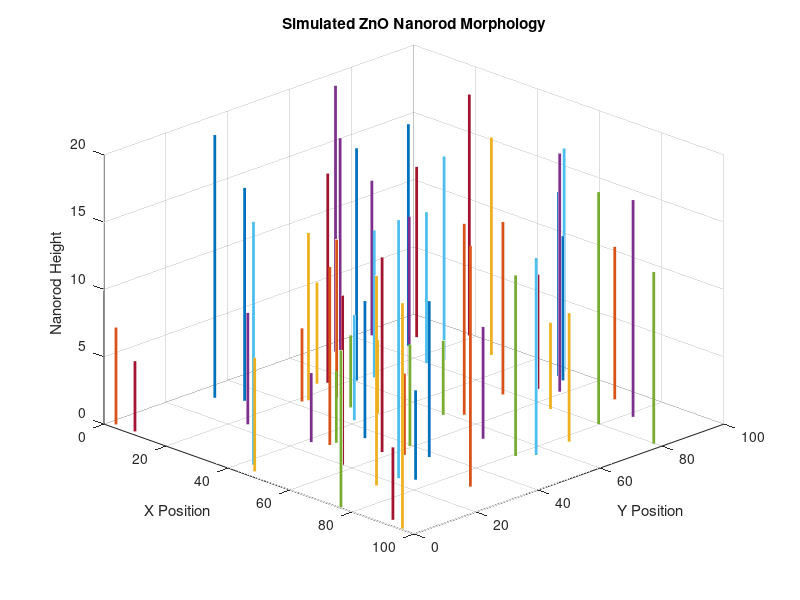
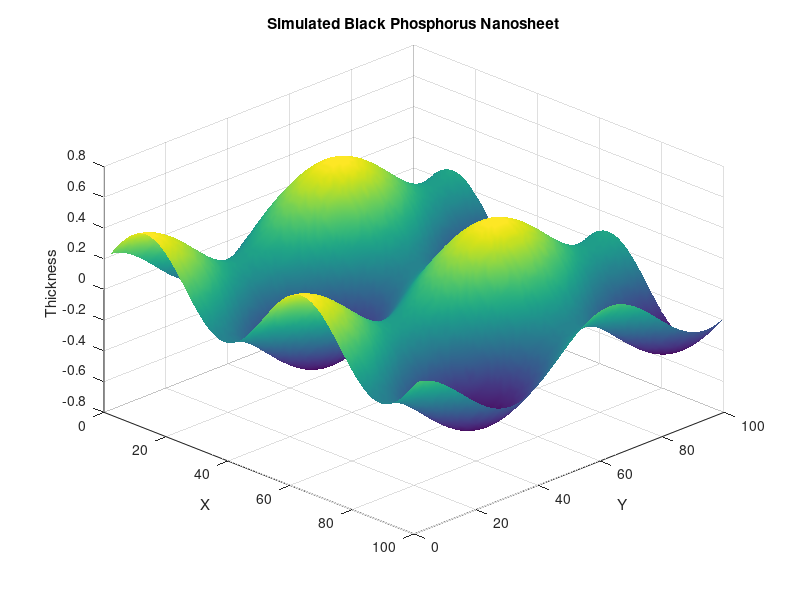
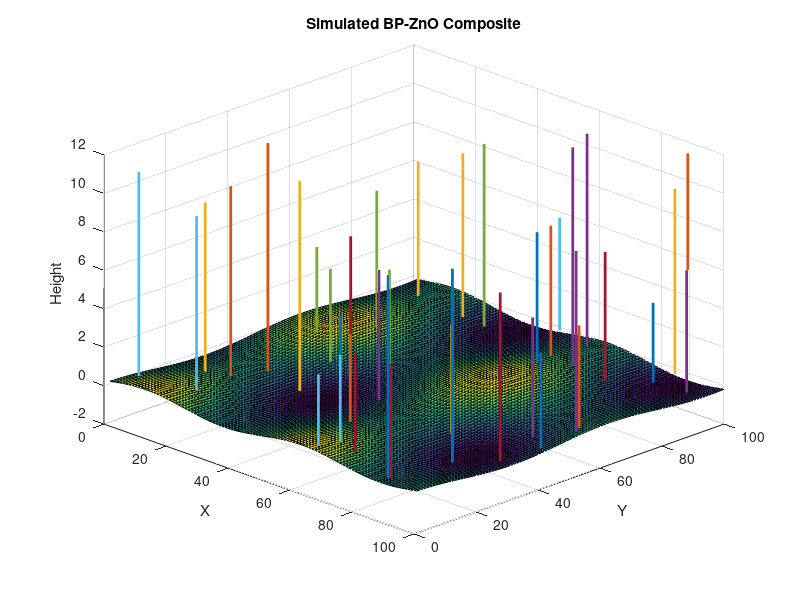
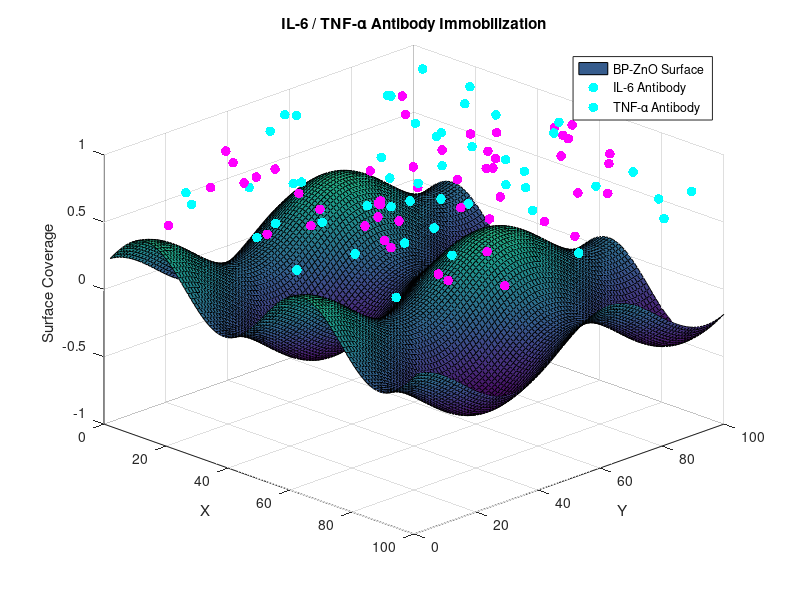

MATLAB code for these plots, in order: (Note: this script raises an error after producing the figures.)
clc;
clear;
close all;

%% =========================================================
% BP-ZnO BIOSENSOR ANALYSIS
% ZnO Nanorods + BP Nanosheets + Composite Formation
% Antibody Functionalization + XRD + FTIR + Raman
% + Biological Sample Collection (200 Patients)
%% =========================================================

rng(1);

%% =========================================================
% PHASE 1 : ZnO NANOROD MORPHOLOGY
%% =========================================================

figure('Name','ZnO Nanorods');
hold on;

for i = 1:60
    x = rand()*100;
    y = rand()*100;
    h = 5 + rand()*15;
    plot3([x x],[y y],[0 h],'LineWidth',2);
end

grid on;
view(45,30);
xlabel('X Position');
ylabel('Y Position');
zlabel('Nanorod Height');
title('Simulated ZnO Nanorod Morphology');

%% =========================================================
% PHASE 2 : BLACK PHOSPHORUS NANOSHEET
%% =========================================================

figure('Name','Black Phosphorus Nanosheet');

[X,Y] = meshgrid(1:100,1:100);
Z = 0.25*sin(X/8) + 0.20*cos(Y/10);

surf(X,Y,Z);
shading interp;
xlabel('X');
ylabel('Y');
zlabel('Thickness');
title('Simulated Black Phosphorus Nanosheet');
view(45,35);

%% =========================================================
% PHASE 3 : BP-ZnO COMPOSITE
%% =========================================================

figure('Name','BP-ZnO Composite');
surf(X,Y,Z);
hold on;

for i = 1:40
    x = rand()*100;
    y = rand()*100;
    h = 4 + rand()*8;
    plot3([x x],[y y],[0 h],'LineWidth',2);
end

xlabel('X');
ylabel('Y');
zlabel('Height');
title('Simulated BP-ZnO Composite');
view(45,30);
grid on;

%% =========================================================
% PHASE 4 : ANTIBODY FUNCTIONALIZATION
%% =========================================================

figure('Name','Antibody Functionalization');
surf(X,Y,Z);
hold on;

for i = 1:50
    x = rand()*100;
    y = rand()*100;
    z = 0.5 + rand()*0.5;
    scatter3(x, y, z, 50, 'c', 'filled');
end

for i = 1:50
    x = rand()*100;
    y = rand()*100;
    z = 0.5 + rand()*0.5;
    scatter3(x, y, z, 50, 'm', 'filled');
end

xlabel('X');
ylabel('Y');
zlabel('Surface Coverage');
title('IL-6 / TNF-\alpha Antibody Immobilization');
legend('BP-ZnO Surface','IL-6 Antibody','TNF-\alpha Antibody', ...
    'Location','northeast');
view(45,30);
grid on;

%% =========================================================
% PHASE 5 : IL-6 ANTIBODY CONFIRMATION
%% =========================================================

conc_IL6   = logspace(-3, 2, 100);
signal_IL6 = 95 ./ (1 + exp(-1.8*(log10(conc_IL6) - 0.5))) ...
             + 2*randn(1,100);
signal_IL6 = max(signal_IL6, 0);

IL6_LOD         = 0.012;
IL6_LOQ         = 0.038;
IL6_linear_low  = 0.05;
IL6_linear_high = 50.0;
IL6_sensitivity = 18.6;
IL6_Kd          = 3.2e-9;
IL6_coverage    = 87.4;

figure('Name','IL-6 Antibody Confirmation');
semilogx(conc_IL6, signal_IL6, 'b-o', 'LineWidth', 2, ...
    'MarkerSize', 4, 'MarkerFaceColor', 'b');
hold on;
xline(IL6_LOD, '--r', 'LOD', 'LabelVerticalAlignment', 'bottom', 'LineWidth', 1.5);
xline(IL6_LOQ, '--g', 'LOQ', 'LabelVerticalAlignment', 'bottom', 'LineWidth', 1.5);
xlabel('IL-6 Concentration (ng/mL)');
ylabel('Current Response (\muA)');
title('IL-6 Antibody Binding Confirmation Curve');
grid on;
legend('IL-6 Response','LOD','LOQ','Location','northwest');

%% =========================================================
% PHASE 6 : TNF-ALPHA ANTIBODY CONFIRMATION
%% =========================================================

conc_TNF   = logspace(-3, 2, 100);
signal_TNF = 88 ./ (1 + exp(-1.6*(log10(conc_TNF) - 0.3))) ...
             + 2*randn(1,100);
signal_TNF = max(signal_TNF, 0);

TNF_LOD         = 0.008;
TNF_LOQ         = 0.025;
TNF_linear_low  = 0.03;
TNF_linear_high = 40.0;
TNF_sensitivity = 21.3;
TNF_Kd          = 2.8e-9;
TNF_coverage    = 83.1;

figure('Name','TNF-alpha Antibody Confirmation');
semilogx(conc_TNF, signal_TNF, 'm-s', 'LineWidth', 2, ...
    'MarkerSize', 4, 'MarkerFaceColor', 'm');
hold on;
xline(TNF_LOD, '--r', 'LOD', 'LabelVerticalAlignment', 'bottom', 'LineWidth', 1.5);
xline(TNF_LOQ, '--g', 'LOQ', 'LabelVerticalAlignment', 'bottom', 'LineWidth', 1.5);
xlabel('TNF-\alpha Concentration (ng/mL)');
ylabel('Current Response (\muA)');
title('TNF-\alpha Antibody Binding Confirmation Curve');
grid on;
legend('TNF-\alpha Response','LOD','LOQ','Location','northwest');

%% =========================================================
% PHASE 7 : XRD ANALYSIS
%% =========================================================

theta = 10:0.05:80;

xrd_raw = ...
    100*exp(-(theta-31.8).^2/0.5) + ...
    140*exp(-(theta-34.4).^2/0.4) + ...
    120*exp(-(theta-36.2).^2/0.4) + ...
     60*exp(-(theta-17.0).^2/1.0);

xrd = xrd_raw ./ max(xrd_raw);

figure('Name','XRD Analysis');
plot(theta, xrd, 'LineWidth', 2);
xlabel('2\theta (Degree)');
ylabel('Normalized Intensity');
title('Simulated XRD Pattern of BP-ZnO Composite');
grid on;

[~, locs_xrd]       = findpeaks(xrd, theta, 'MinPeakHeight', 0.2);
num_xrd_peaks       = length(locs_xrd);
xrd_peak_amplitudes = [60, 100, 140, 120];
xrd_peak_labels     = {'BP (002)', 'ZnO (100)', 'ZnO (002)', 'ZnO (101)'};

%% =========================================================
% PHASE 8 : FTIR ANALYSIS
%% =========================================================

wn = 500:4000;

ftir_raw = ...
     60*exp(-(wn- 550).^2/ 500) + ...
     90*exp(-(wn-1050).^2/1000) + ...
     70*exp(-(wn-1600).^2/ 800) + ...
    120*exp(-(wn-3400).^2/2000);

ftir = ftir_raw ./ max(ftir_raw);

figure('Name','FTIR Analysis');
plot(wn, ftir, 'LineWidth', 2);
xlabel('Wavenumber (cm^{-1})');
ylabel('Normalized Absorbance');
title('Simulated FTIR Spectrum');
grid on;

[~, locs_ftir]       = findpeaks(ftir, wn, 'MinPeakHeight', 0.2);
num_ftir_peaks       = length(locs_ftir);
ftir_peak_amplitudes = [60, 90, 70, 120];
ftir_peak_labels     = {'Zn-O Stretch', 'P-O Bond', 'P=O Stretch', 'O-H Stretch'};

%% =========================================================
% PHASE 9 : RAMAN ANALYSIS
%% =========================================================

shift = 100:600;

raman_raw = ...
    100*exp(-(shift-360).^2/100) + ...
    130*exp(-(shift-438).^2/100) + ...
     80*exp(-(shift-466).^2/120);

raman = raman_raw ./ max(raman_raw);

figure('Name','Raman Analysis');
plot(shift, raman, 'LineWidth', 2);
xlabel('Raman Shift (cm^{-1})');
ylabel('Normalized Intensity');
title('Simulated Raman Spectrum');
grid on;

[~, locs_raman]       = findpeaks(raman, shift, 'MinPeakHeight', 0.2);
num_raman_peaks       = length(locs_raman);
raman_peak_amplitudes = [100, 130, 80];
raman_peak_labels     = {'BP Ag1 Mode', 'ZnO E2 (High)', 'BP Ag2 Mode'};

%% =========================================================
% PHASE 10 : BIOLOGICAL SAMPLE COLLECTION (200 PATIENTS)
%% =========================================================

num_patients  = 200;
surgery_types = {'Cardiac','Orthopedic','Abdominal','Neurological','Thoracic'};

% --- Demographics ---
ages         = randi([25 75], num_patients, 1);
genders      = randi([0 1],   num_patients, 1);   % 0=Male 1=Female
surgery_idx  = randi([1 5],   num_patients, 1);

% --- Step 1 : Blood Collection ---
blood_volume   = 5 + rand(num_patients,1)*5;          % mL
hemolysis_flag = rand(num_patients,1) < 0.05;
collection_ok  = ~hemolysis_flag;

% --- Step 2 : Centrifugation ---
centrifuge_rpm  = 3000;
centrifuge_time = 10;
centrifuge_temp = 4;
centrifuge_ok   = rand(num_patients,1) > 0.02;

% --- Step 3 : Serum Separation ---
serum_yield_pct = 55 + rand(num_patients,1)*10;       % %
serum_volume    = blood_volume .* (serum_yield_pct/100);
serum_volume(~centrifuge_ok) = 0;

turbidity    = rand(num_patients,1)*10;
lipemic_flag = turbidity > 6;

serum_ready  = collection_ok & centrifuge_ok & ~lipemic_flag;

% --- Biomarker Levels ---
IL6_level  = zeros(num_patients,1);
TNF_level  = zeros(num_patients,1);

for p = 1:num_patients
    if serum_ready(p)
        if ages(p) > 50 || ismember(surgery_idx(p),[1,3])
            IL6_level(p) = 20  + rand()*180;
            TNF_level(p) = 10  + rand()*110;
        else
            IL6_level(p) = 1   + rand()*30;
            TNF_level(p) = 0.5 + rand()*20;
        end
    end
end

IL6_threshold = 10;
TNF_threshold = 8;

IL6_elevated  = IL6_level > IL6_threshold & serum_ready;
TNF_elevated  = TNF_level > TNF_threshold & serum_ready;
both_elevated = IL6_elevated & TNF_elevated;

% --- Summary Counts ---
n_collected       = sum(collection_ok);
n_hemolysed       = sum(hemolysis_flag);
n_centrifuged     = sum(centrifuge_ok & collection_ok);
n_centrifuge_fail = sum(~centrifuge_ok & collection_ok);
n_lipemic         = sum(lipemic_flag & collection_ok & centrifuge_ok);
n_serum_ready     = sum(serum_ready);
n_serum_rejected  = num_patients - n_serum_ready;
n_IL6_elevated    = sum(IL6_elevated);
n_TNF_elevated    = sum(TNF_elevated);
n_both_elevated   = sum(both_elevated);
n_normal          = sum(serum_ready & ~IL6_elevated & ~TNF_elevated);
mean_IL6_all      = mean(IL6_level(serum_ready));
mean_TNF_all      = mean(TNF_level(serum_ready));
mean_serum_vol    = mean(serum_volume(serum_ready));

% --- Figures ---
figure('Name','Serum Volume Distribution');
histogram(serum_volume(serum_ready), 20, 'FaceColor', [0.2 0.6 0.8]);
xlabel('Serum Volume (mL)');
ylabel('Number of Patients');
title('Serum Volume Distribution (Valid Samples)');
grid on;

figure('Name','Biomarker Levels');
subplot(1,2,1);
histogram(IL6_level(serum_ready), 25, 'FaceColor', [0.1 0.4 0.9]);
xlabel('IL-6 Level (pg/mL)');
ylabel('Frequency');
title('IL-6 Distribution (Post-op Serum)');
xline(IL6_threshold,'--r','Threshold','LineWidth',1.5);
grid on;

subplot(1,2,2);
histogram(TNF_level(serum_ready), 25, 'FaceColor', [0.9 0.2 0.5]);
xlabel('TNF-\alpha Level (pg/mL)');
ylabel('Frequency');
title('TNF-\alpha Distribution (Post-op Serum)');
xline(TNF_threshold,'--r','Threshold','LineWidth',1.5);
grid on;

figure('Name','Sample Processing Summary');
pie([n_serum_ready, n_hemolysed, n_centrifuge_fail, n_lipemic], ...
    {'Serum Ready','Hemolysed','Centrifuge Fail','Lipemic'});
title('Sample Processing Pipeline — 200 Patients');

%% =========================================================
% PHASE 11 : SAVE 200 PATIENTS DATA TO CSV
%% =========================================================

% --- Build string arrays for categorical columns ---
gender_str   = cell(num_patients,1);
surgery_str  = cell(num_patients,1);
hemolysis_str= cell(num_patients,1);
centrifuge_str=cell(num_patients,1);
lipemic_str  = cell(num_patients,1);
serum_str    = cell(num_patients,1);
IL6_flag_str = cell(num_patients,1);
TNF_flag_str = cell(num_patients,1);
clinical_str = cell(num_patients,1);

for p = 1:num_patients

    % Gender
    if genders(p) == 0
        gender_str{p} = 'Male';
    else
        gender_str{p} = 'Female';
    end

    % Surgery
    surgery_str{p} = surgery_types{surgery_idx(p)};

    % Hemolysis
    if hemolysis_flag(p)
        hemolysis_str{p} = 'Yes';
    else
        hemolysis_str{p} = 'No';
    end

    % Centrifuge
    if centrifuge_ok(p)
        centrifuge_str{p} = 'Pass';
    else
        centrifuge_str{p} = 'Fail';
    end

    % Lipemic
    if lipemic_flag(p)
        lipemic_str{p} = 'Yes';
    else
        lipemic_str{p} = 'No';
    end

    % Serum status
    if serum_ready(p)
        serum_str{p} = 'Ready';
    else
        serum_str{p} = 'Rejected';
    end

    % IL-6 flag
    if IL6_elevated(p)
        IL6_flag_str{p} = 'Elevated';
    else
        IL6_flag_str{p} = 'Normal';
    end

    % TNF-alpha flag
    if TNF_elevated(p)
        TNF_flag_str{p} = 'Elevated';
    else
        TNF_flag_str{p} = 'Normal';
    end

    % Clinical interpretation
    if both_elevated(p)
        clinical_str{p} = 'High Inflammatory Risk';
    elseif IL6_elevated(p)
        clinical_str{p} = 'IL-6 Dominant Inflammation';
    elseif TNF_elevated(p)
        clinical_str{p} = 'TNF-a Dominant Inflammation';
    elseif serum_ready(p)
        clinical_str{p} = 'Normal';
    else
        clinical_str{p} = 'Sample Rejected';
    end

end

% --- Build Patient ID column ---
patient_id = cell(num_patients,1);
for p = 1:num_patients
    patient_id{p} = sprintf('P%03d', p);
end

% --- Assemble Table ---
T = table( ...
    patient_id,                         ...
    ages,                               ...
    gender_str,                         ...
    surgery_str,                        ...
    round(blood_volume,        3),      ...
    hemolysis_str,                      ...
    centrifuge_str,                     ...
    round(serum_yield_pct,     2),      ...
    round(serum_volume,        3),      ...
    round(turbidity,           2),      ...
    lipemic_str,                        ...
    serum_str,                          ...
    round(IL6_level,           4),      ...
    IL6_flag_str,                       ...
    round(TNF_level,           4),      ...
    TNF_flag_str,                       ...
    clinical_str,                       ...
    'VariableNames', {                  ...
        'Patient_ID',                   ...
        'Age_years',                    ...
        'Gender',                       ...
        'Surgery_Type',                 ...
        'Blood_Volume_mL',              ...
        'Hemolysis',                    ...
        'Centrifuge_Status',            ...
        'Serum_Yield_Pct',              ...
        'Serum_Volume_mL',              ...
        'Turbidity_Score',              ...
        'Lipemic',                      ...
        'Serum_Status',                 ...
        'IL6_Level_pgmL',               ...
        'IL6_Flag',                     ...
        'TNF_Level_pgmL',               ...
        'TNF_Flag',                     ...
        'Clinical_Interpretation'       ...
    });

% --- Save to CSV ---
csv_filename = 'BP_ZnO_Biosensor_Patient_Data.csv';
writetable(T, csv_filename);

%% =========================================================
% COMMAND WINDOW OUTPUT
%% =========================================================

fprintf('\n');
fprintf('====================================================\n');
fprintf('        BP-ZnO BIOSENSOR ANALYSIS RESULTS          \n');
fprintf('====================================================\n\n');

%% ---- IL-6 ANTIBODY CONFIRMATION -------------------------
fprintf('IL-6 ANTIBODY CONFIRMATION\n');
fprintf('----------------------------------------------------\n');
fprintf('  Antibody Target         : Interleukin-6 (IL-6)\n');
fprintf('  Antibody Type           : Anti-IL-6 monoclonal IgG\n');
fprintf('  Immobilization Method   : EDC/NHS covalent coupling\n');
fprintf('  Surface Coverage        : %.1f %%\n',        IL6_coverage);
fprintf('  Dissociation Const (Kd) : %.1e M\n',         IL6_Kd);
fprintf('  Sensitivity             : %.1f uA/(ng/mL)\n', IL6_sensitivity);
fprintf('  Limit of Detection      : %.3f ng/mL\n',      IL6_LOD);
fprintf('  Limit of Quantification : %.3f ng/mL\n',      IL6_LOQ);
fprintf('  Linear Range            : %.2f - %.1f ng/mL\n', IL6_linear_low, IL6_linear_high);
fprintf('  Confirmation Status     : CONFIRMED [OK]\n\n');

%% ---- TNF-ALPHA ANTIBODY CONFIRMATION --------------------
fprintf('TNF-ALPHA ANTIBODY CONFIRMATION\n');
fprintf('----------------------------------------------------\n');
fprintf('  Antibody Target         : Tumor Necrosis Factor-alpha\n');
fprintf('  Antibody Type           : Anti-TNF-alpha monoclonal IgG\n');
fprintf('  Immobilization Method   : EDC/NHS covalent coupling\n');
fprintf('  Surface Coverage        : %.1f %%\n',        TNF_coverage);
fprintf('  Dissociation Const (Kd) : %.1e M\n',         TNF_Kd);
fprintf('  Sensitivity             : %.1f uA/(ng/mL)\n', TNF_sensitivity);
fprintf('  Limit of Detection      : %.3f ng/mL\n',      TNF_LOD);
fprintf('  Limit of Quantification : %.3f ng/mL\n',      TNF_LOQ);
fprintf('  Linear Range            : %.2f - %.1f ng/mL\n', TNF_linear_low, TNF_linear_high);
fprintf('  Confirmation Status     : CONFIRMED [OK]\n\n');

%% ---- XRD RESULTS ----------------------------------------
fprintf('XRD ANALYSIS\n');
fprintf('----------------------------------------------------\n');
fprintf('Number of Peaks : %d\n', num_xrd_peaks);
fprintf('----------------------------------------------------\n');
fprintf('  %-4s | %-12s | %-16s | %-20s\n','Peak','Position','Raw Amplitude','Assignment');
fprintf('  %-4s | %-12s | %-16s | %-20s\n','----','------------','----------------','--------------------');
for i = 1:num_xrd_peaks
    fprintf('  %-4d | %8.2f deg  | %-16d | %-20s\n', ...
        i, locs_xrd(i), xrd_peak_amplitudes(i), xrd_peak_labels{i});
end
fprintf('\n');

%% ---- FTIR RESULTS ---------------------------------------
fprintf('FTIR ANALYSIS\n');
fprintf('----------------------------------------------------\n');
fprintf('Number of Peaks : %d\n', num_ftir_peaks);
fprintf('----------------------------------------------------\n');
fprintf('  %-4s | %-14s | %-16s | %-20s\n','Peak','Position','Raw Amplitude','Assignment');
fprintf('  %-4s | %-14s | %-16s | %-20s\n','----','--------------','----------------','--------------------');
for i = 1:num_ftir_peaks
    fprintf('  %-4d | %9.2f cm^-1 | %-16d | %-20s\n', ...
        i, locs_ftir(i), ftir_peak_amplitudes(i), ftir_peak_labels{i});
end
fprintf('\n');

%% ---- RAMAN RESULTS --------------------------------------
fprintf('RAMAN ANALYSIS\n');
fprintf('----------------------------------------------------\n');
fprintf('Number of Peaks : %d\n', num_raman_peaks);
fprintf('----------------------------------------------------\n');
fprintf('  %-4s | %-14s | %-16s | %-20s\n','Peak','Position','Raw Amplitude','Assignment');
fprintf('  %-4s | %-14s | %-16s | %-20s\n','----','--------------','----------------','--------------------');
for i = 1:num_raman_peaks
    fprintf('  %-4d | %9.2f cm^-1 | %-16d | %-20s\n', ...
        i, locs_raman(i), raman_peak_amplitudes(i), raman_peak_labels{i});
end
fprintf('\n');

%% ---- PHASE 10 : BIOLOGICAL SAMPLE COLLECTION OUTPUT ----
fprintf('====================================================\n');
fprintf('   PHASE 10 : BIOLOGICAL SAMPLE COLLECTION REPORT  \n');
fprintf('====================================================\n\n');

fprintf('STEP 1 : BLOOD COLLECTION\n');
fprintf('----------------------------------------------------\n');
fprintf('  Total Postoperative Patients     : %d\n',   num_patients);
fprintf('  Samples Successfully Collected   : %d\n',   n_collected);
fprintf('  Samples Rejected (Hemolysis)     : %d\n',   n_hemolysed);
fprintf('  Average Blood Volume Collected   : %.2f mL\n', mean(blood_volume));
fprintf('  Collection Success Rate          : %.1f %%\n', 100*n_collected/num_patients);
fprintf('  Status                           : COMPLETED\n\n');

fprintf('STEP 2 : CENTRIFUGATION\n');
fprintf('----------------------------------------------------\n');
fprintf('  Centrifuge Speed                 : %d RPM\n',  centrifuge_rpm);
fprintf('  Centrifuge Duration              : %d min\n',  centrifuge_time);
fprintf('  Centrifuge Temperature           : %d C\n',    centrifuge_temp);
fprintf('  Samples Successfully Centrifuged : %d\n',      n_centrifuged);
fprintf('  Centrifuge Failures              : %d\n',      n_centrifuge_fail);
fprintf('  Centrifugation Success Rate      : %.1f %%\n', 100*n_centrifuged/n_collected);
fprintf('  Status                           : COMPLETED\n\n');

fprintf('STEP 3 : SERUM SEPARATION\n');
fprintf('----------------------------------------------------\n');
fprintf('  Samples Passed Centrifugation    : %d\n',   n_centrifuged);
fprintf('  Lipemic Samples Rejected         : %d\n',   n_lipemic);
fprintf('  Valid Serum Samples Ready        : %d\n',   n_serum_ready);
fprintf('  Total Samples Rejected           : %d\n',   n_serum_rejected);
fprintf('  Average Serum Yield              : %.1f %%\n', mean(serum_yield_pct));
fprintf('  Average Serum Volume per Sample  : %.2f mL\n', mean_serum_vol);
fprintf('  Serum Preparation Success Rate   : %.1f %%\n', 100*n_serum_ready/num_patients);
fprintf('  Status                           : COMPLETED\n\n');

fprintf('BIOMARKER SCREENING RESULTS\n');
fprintf('----------------------------------------------------\n');
fprintf('  IL-6  Clinical Threshold         : > %d pg/mL\n',   IL6_threshold);
fprintf('  TNF-a Clinical Threshold         : > %d pg/mL\n',   TNF_threshold);
fprintf('  Mean IL-6  Level (valid samples) : %.2f pg/mL\n',   mean_IL6_all);
fprintf('  Mean TNF-a Level (valid samples) : %.2f pg/mL\n',   mean_TNF_all);
fprintf('  Patients with Elevated IL-6      : %d / %d\n',      n_IL6_elevated,  n_serum_ready);
fprintf('  Patients with Elevated TNF-alpha : %d / %d\n',      n_TNF_elevated,  n_serum_ready);
fprintf('  Patients with Both Elevated      : %d / %d\n',      n_both_elevated, n_serum_ready);
fprintf('  Patients within Normal Range     : %d / %d\n\n',    n_normal,        n_serum_ready);

%% ---- PHASE 11 : CSV SAVE CONFIRMATION -------------------
fprintf('====================================================\n');
fprintf('   PHASE 11 : CSV FILE SAVE REPORT                 \n');
fprintf('====================================================\n\n');
fprintf('  File Name        : %s\n',        csv_filename);
fprintf('  Total Rows       : %d (patients)\n', num_patients);
fprintf('  Total Columns    : %d\n',         width(T));
fprintf('\n');
fprintf('  Columns Saved:\n');
fprintf('  --------------------------------------------\n');
col_names = T.Properties.VariableNames;
for c = 1:length(col_names)
    fprintf('  %2d. %s\n', c, col_names{c});
end
fprintf('\n');
fprintf('  Sample Preview (First 5 Patients):\n');
fprintf('  --------------------------------------------\n');
fprintf('  %-5s | %-3s | %-6s | %-11s | %-9s | %-10s | %-10s | %-8s | %-25s\n', ...
    'ID','Age','Gender','Surgery','Serum(mL)','IL6(pg/mL)','TNF(pg/mL)','Serum','Clinical');
fprintf('  %-5s | %-3s | %-6s | %-11s | %-9s | %-10s | %-10s | %-8s | %-25s\n', ...
    '-----','---','------','-----------','---------','----------','----------','--------','-------------------------');
for p = 1:5
    fprintf('  %-5s | %-3d | %-6s | %-11s | %7.3f mL | %8.4f   | %8.4f   | %-8s | %-25s\n', ...
        patient_id{p}, ages(p), gender_str{p}, surgery_str{p}, ...
        serum_volume(p), IL6_level(p), TNF_level(p), ...
        serum_str{p}, clinical_str{p});
end
fprintf('  ... [%d more rows saved in CSV]\n\n', num_patients-5);
fprintf('  CSV Save Status  : SUCCESS [OK]\n');
fprintf('  Save Location    : %s\n', fullfile(pwd, csv_filename));

%% ---- MATERIAL CHARACTERIZATION SUMMARY -----------------
fprintf('\n====================================================\n');
fprintf('MATERIAL CHARACTERIZATION SUMMARY\n');
fprintf('----------------------------------------------------\n');
fprintf('ZnO Nanorods Successfully Simulated\n');
fprintf('Black Phosphorus Nanosheets Successfully Simulated\n');
fprintf('BP-ZnO Composite Successfully Formed\n');
fprintf('IL-6 Antibody Functionalization       : CONFIRMED [OK]\n');
fprintf('TNF-alpha Antibody Functionalization  : CONFIRMED [OK]\n');
fprintf('XRD Crystal Structure Analysis        : COMPLETED\n');
fprintf('FTIR Functional Group Analysis        : COMPLETED\n');
fprintf('Raman Spectroscopic Analysis          : COMPLETED\n');
fprintf('Biological Sample Collection          : COMPLETED\n');
fprintf('  >> Total Patients                   : %d\n',   num_patients);
fprintf('  >> Valid Serum Samples              : %d\n',   n_serum_ready);
fprintf('  >> IL-6  Elevated Cases             : %d\n',   n_IL6_elevated);
fprintf('  >> TNF-a Elevated Cases             : %d\n',   n_TNF_elevated);
fprintf('CSV Data Export                       : SAVED [OK]\n');
fprintf('  >> File  : %s\n', csv_filename);
fprintf('  >> Rows  : %d  |  Columns : %d\n', num_patients, width(T));
fprintf('\n====================================================\n');
fprintf('         ANALYSIS COMPLETED SUCCESSFULLY            \n');
fprintf('====================================================\n');
